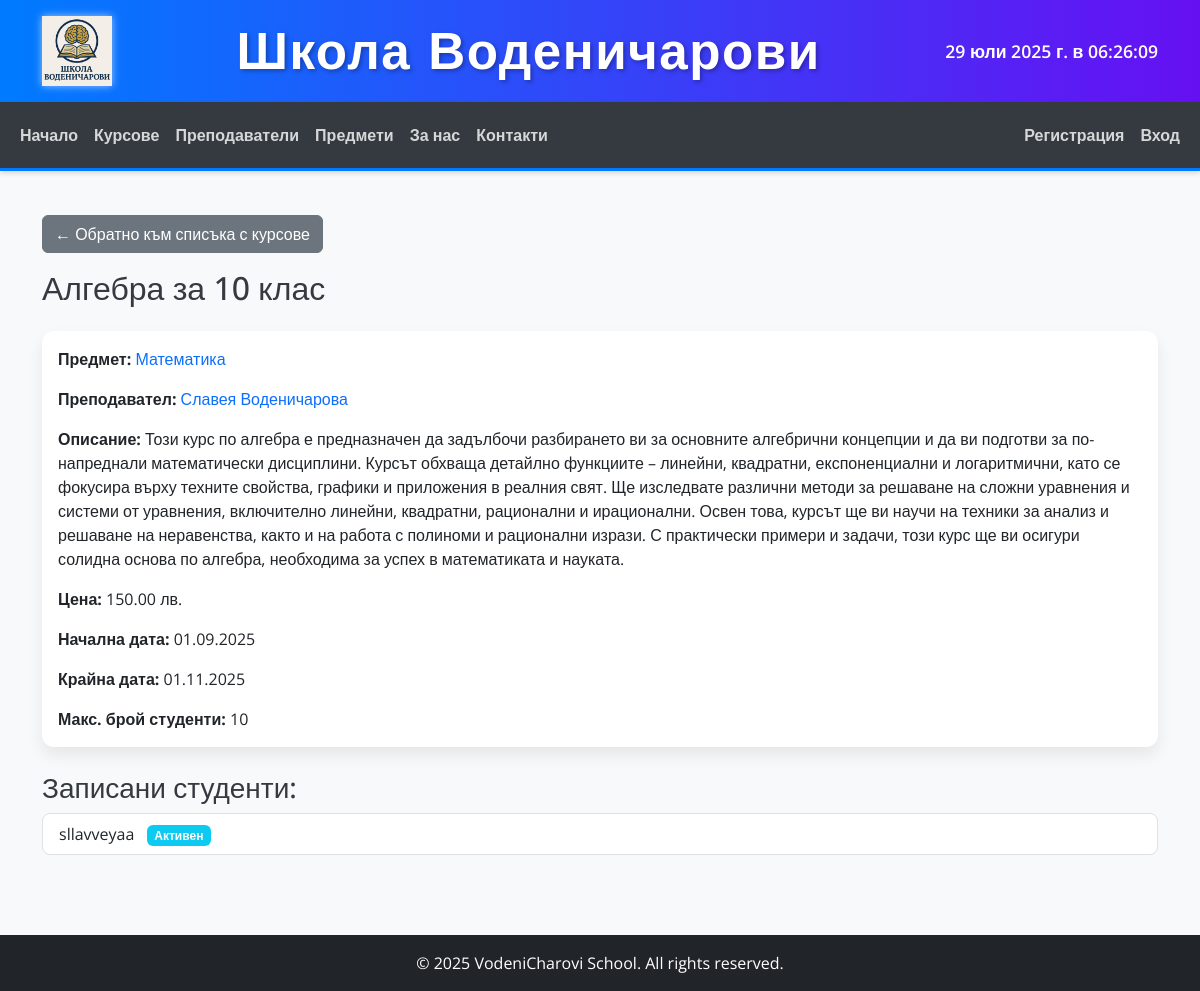
/courses/2/, run on the app's committed database.
### courses/models.py (models this page shows, shortened)
class Course(models.Model):
    title = models.CharField(
        max_length=100,
        verbose_name="Заглавие на курса"
    )
    subject = models.ForeignKey(
        Subject,
        on_delete=models.CASCADE,
        related_name='courses',
        verbose_name="Предмет"
    )
    teacher = models.ForeignKey(
        Teacher,
        on_delete=models.CASCADE,
        related_name='courses_taught',
        verbose_name="Преподавател"
    )
    description = models.TextField(
        verbose_name="Описание на курса"
    )
    price = models.DecimalField(
        max_digits=8,
        decimal_places=2,
        verbose_name="Цена"
    )
    start_date = models.DateField(
        verbose_name="Начална дата"
    )
    end_date = models.DateField(
        verbose_name="Крайна дата"
    )
    max_students = models.PositiveIntegerField(
        default=10,
        verbose_name="Макс. брой студенти"
    )
    class Meta:
        ordering = ['start_date', 'title']
        verbose_name = "Курс"
        verbose_name_plural = "Курсове"

### subjects/models.py (models this page shows, shortened)
class Subject(models.Model):
    name = models.CharField(
        max_length=100,
        unique=True,
        verbose_name="Име на предмет"
    )
    description = models.TextField(
        blank=True,
        null=True,
        verbose_name="Описание"
    )
    image = models.ImageField(
        upload_to='subject_images/',
        blank=True,
        null=True,
        verbose_name="Изображение"
    )
    created_at = models.DateTimeField(
        auto_now_add=True
    )
    updated_at = models.DateTimeField(
        auto_now=True
    )
    class Meta:
        ordering = ['name']
        verbose_name = "Предмет"
        verbose_name_plural = "Предмети"

### teachers/models.py (models this page shows, shortened)
class Teacher(models.Model):
    first_name = models.CharField(
        max_length=50,
        verbose_name="Име"
    )
    last_name = models.CharField(
        max_length=50,
        verbose_name="Фамилия"
    )
    bio = models.TextField(
        verbose_name="Био"
    )
    subjects = models.ManyToManyField(
        'subjects.Subject',
        related_name='teachers',
        verbose_name="Преподавани предмети"
    )
    profile_picture = models.ImageField(
        upload_to='teacher_profiles/',
        blank=True,
        null=True,
        verbose_name="Профилна снимка"
    )
    email = models.EmailField(
        unique=True,
        verbose_name="Имейл"
    )
    phone_number = models.CharField(
        max_length=20,
        blank=True,
        null=True,
        verbose_name="Телефонен номер"
    )
    class Meta:
        ordering = ['last_name', 'first_name']
        verbose_name = "Учител"
        verbose_name_plural = "Учители"

### core/models.py (models this page shows, shortened)
class Enrollment(models.Model):
    student = models.ForeignKey(
        'auth.User',
        on_delete=models.CASCADE,
        related_name='enrollments'
    )
    course = models.ForeignKey(
        Course,
        on_delete=models.CASCADE,
        related_name='enrollments'
    )
    enrollment_date = models.DateField(auto_now_add=True)
    completed = models.BooleanField(default=False)
    class Meta:
        unique_together = ('student', 'course')
        verbose_name = "Записване"
        verbose_name_plural = "Записвания"

### courses/views.py (the view)
# urls.py: path('<int:pk>/', CourseDetailView.as_view(), name='course_detail'),
class CourseDetailView(DetailView):
    model = Course
    template_name = 'courses/course_detail.html'
    context_object_name = 'course'
    def get_context_data(self, **kwargs):
        context = super().get_context_data(**kwargs)
        course = self.get_object()
        is_enrolled = False
        enrollment_obj = None
        if self.request.user.is_authenticated:
            try:
                enrollment_obj = Enrollment.objects.get(student=self.request.user, course=course)
                is_enrolled = True
            except Enrollment.DoesNotExist:
                is_enrolled = False
        context['is_enrolled'] = is_enrolled
        context['enrollment_obj'] = enrollment_obj
        return context

### templates/courses/course_detail.html (shortened to what this page needs)
{% extends 'base.html' %}
{% block content %}
    <a href="{% url 'course_list' %}" class="btn btn-secondary mb-3">← Обратно към списъка с курсове</a>
    <h2 class="mb-4">{{ course.title }}</h2>
    <div class="card mb-3">
        <div class="card-body">
            <p class="card-text"><strong>Предмет:</strong> <a href="{% url 'subject_detail' pk=course.subject.pk %}" class="text-decoration-none">{{ course.subject.name }}</a></p>
            <p class="card-text"><strong>Преподавател:</strong> <a href="{% url 'teacher_detail' pk=course.teacher.pk %}" class="text-decoration-none">{{ course.teacher.first_name }} {{ course.teacher.last_name }}</a></p>
            <p class="card-text"><strong>Описание:</strong> {{ course.description }}</p>
            <p class="card-text"><strong>Цена:</strong> {{ course.price }} лв.</p>
            <p class="card-text"><strong>Начална дата:</strong> {{ course.start_date|date:"d.m.Y" }}</p>
            <p class="card-text"><strong>Крайна дата:</strong> {{ course.end_date|date:"d.m.Y" }}</p>
            <p class="card-text"><strong>Макс. брой студенти:</strong> {{ course.max_students }}</p>
        </div>
    </div>
    <h3 class="mt-4">Записани студенти:</h3>
    {% if course.enrollments.all %}
        <ul class="list-group mb-3">
            {% for enrollment in course.enrollments.all %}
                <li class="list-group-item">
                    {{ enrollment.student.username }}
                    {% if enrollment.completed %}
                        <span class="badge bg-success ms-2">Завършен</span>
                    {% else %}
                        <span class="badge bg-info ms-2">Активен</span>
                    {% endif %}
                </li>
            {% endfor %}
        </ul>
    {% else %}
        <p>Няма записани студенти за този курс.</p>
    {% endif %}
{% endblock %}

### static/css/style.css (style rules this page uses)
body { font-family: 'Open Sans', sans-serif; background-color: #f8f9fa; color: #343a40; }
.card { border: none; border-radius: 0.75rem; box-shadow: 0 0.5rem 1rem rgba(0,0,0,.08); transition: transform 0.2s ease-in-out; }
.list-group-item { border-radius: 0.5rem !important; margin-bottom: 0.75rem; }

### data on the page
Course: title "Алгебра за 10 клас", subject.name "Математика", teacher.first_name "Славея", teacher.last_name "Воденичарова", description "Този курс по алгебра е предназначен да задълбочи разбирането ви за основните алгебрични концепции и да ви подготви за по-напреднали математически дисциплини. Курсът обхваща детайлно функциите – линейни, квадратни, експоненциални и логаритмични, като се фокусира върху техните свойства, графики и приложения в реалния свят. Ще изследвате различни методи за решаване на сложни уравнения и системи от уравнения, включително линейни, квадратни, рационални и ирационални. Освен това, курсът ще ви научи на техники за анализ и решаване на неравенства, както и на работа с полиноми и рационални изрази. С практически примери и задачи, този курс ще ви осигури солидна основа по алгебра, необходима за успех…", price "150.00", start_date "01.09.2025", end_date "01.11.2025", max_students "10"
Enrollment: student.username "sllavveyaa", completed "Активен"
